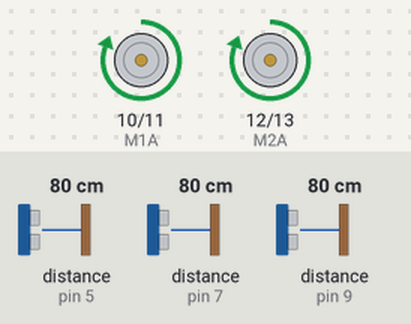
Bench run of a program on a simulated Arduino Uno, built with avr-gcc and run on an emulated ATmega328P. Parts: motor-driver pin pairs drawn as motors (green arrow = first pin HIGH = forward, orange = second pin HIGH = backward, longer = more drive). Wiring (inferred from the names in the program): 3 × ultrasonic range finder: trigger pin 4, echo pin 5 / trigger pin 6, echo pin 7 / trigger pin 8, echo pin 9. The test bench sets the inputs (shaded band); at power-on: distance to the obstacle (sensors on pin 9, pin 7, pin 5) 80 cm. The echo pulse lasts 58.3 µs per cm; what the program prints to the serial monitor is not drawn.

Above: at 3.2 s.
3.3 s: distance to the obstacle (sensor on pin 9) set to 2 cm
At 4.57 s:
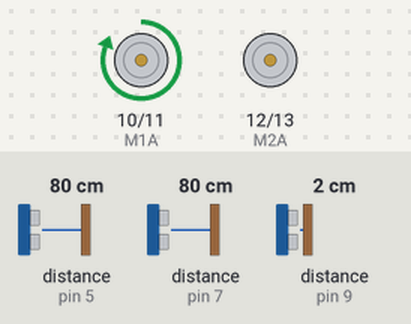
6.3 s: distance to the obstacle (sensor on pin 7) set to 35 cm
At 7.1 s:
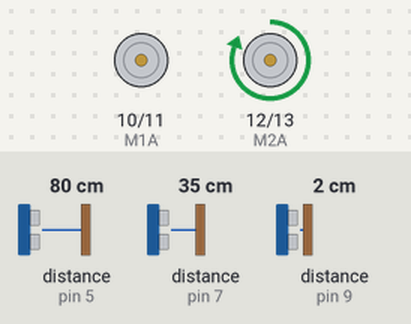
7.9 s: distance to the obstacle (sensor on pin 5) set to 69 cm
At 8.67 s:
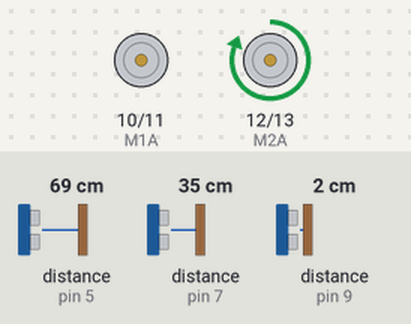
10.9 s: distance to the obstacle (sensor on pin 5) set to 2 cm
13.9 s: distance to the obstacle (sensor on pin 7) set to 18 cm
16.9 s: distance to the obstacle (sensor on pin 7) set to 10 cm
At 18.1 s:
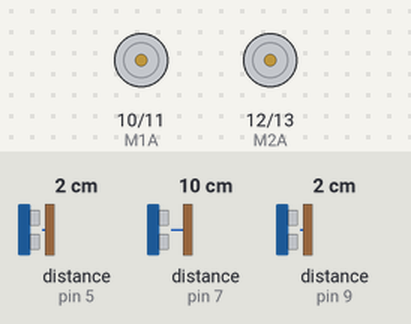
18.4 s: distance to the obstacle (sensor on pin 7) set to 7 cm
At 19.0 s:
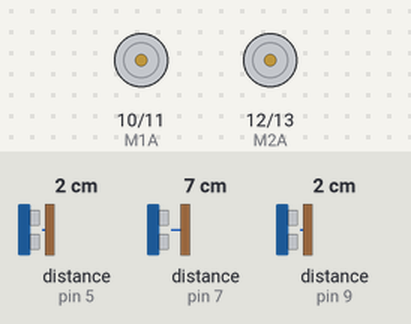
Timing chart, 0 to 20.9 s (numbered marks = the images above; inputs shaded):
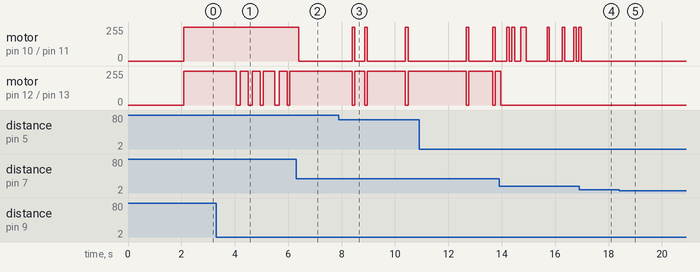

Measured:
- after the input at 3.3 s, motor on pin 12 (M2A) / pin 13 (M2B): forward 255/255 → stopped after 0.76 s, → forward 255/255 0.13 s later, → stopped 0.30 s later, → forward 255/255 0.16 s later, … (10 changes in this stretch)
- after the input at 6.3 s, motor on pin 10 (M1A) / pin 11 (M1B): forward 255/255 → stopped after 0.09 s; motor on pin 12 (M2A) / pin 13 (M2B): stops changing and stays forward 255/255
- after the input at 16.9 s, motor on pin 10 (M1A) / pin 11 (M1B): goes on until 17.0 s, then stays stopped
- after the input at 18.4 s, motor on pin 10 (M1A) / pin 11 (M1B): stays stopped (without the input it goes to forward 255/255 after 1.4 s)

The program:

main.cpp
```cpp
/*#include <Arduino.h>

#include <Arduino.h>


// Definicje pinów
const int TRIG_PIN = 9;
const int ECHO_PIN = 10;

// Zmienne
long duration;
float distance;
const int breaktime=1500;
unsigned long starttime=0;

void setup() {
  // Inicjalizacja portów szeregowych
  Serial.begin(9600);

  // Konfiguracja pinów
  pinMode(TRIG_PIN, OUTPUT);
  pinMode(ECHO_PIN, INPUT);

  Serial.println("Czujnik HC-SR04 - pomiar odległości");
}

void loop() {
  // Czyszczenie pinu TRIG
  digitalWrite(TRIG_PIN, LOW);
  delayMicroseconds(2);

  // Wysłanie impulsu 10µs
  digitalWrite(TRIG_PIN, HIGH);
  delayMicroseconds(10);
  digitalWrite(TRIG_PIN, LOW);

  // Odczyt czasu trwania echa
  duration = pulseIn(ECHO_PIN, HIGH);

  // Obliczenie odległości w cm
  // Prędkość dźwięku = 343 m/s = 0.0343 cm/µs
  // Odległość = (czas * prędkość) / 2
  unsigned long nowTime=millis();
  if(nowTime-starttime>=breaktime){
    distance = (duration * 0.0343) / 2;

  // Wyświetlenie wyniku

  if(distance<4.0 || distance>400.0)
  {
    distance=0;
  }
   Serial.print("Odległość: ");
  Serial.print(distance);
  Serial.println(" cm");
  Serial.println("---------");
  Serial.println(starttime);
  Serial.println(nowTime);
  starttime=nowTime;


  }


}*/

#include <Arduino.h>

// ============================================================================
// DEFINICJE PINÓW - CZUJNIKI ULTRADŹWIĘKOWE
// ============================================================================
const int TRIG_LEWY = 8;
const int ECHO_LEWY = 9;

const int TRIG_SRODEK = 6;
const int ECHO_SRODEK = 7;

const int TRIG_PRAWY = 4;
const int ECHO_PRAWY = 5;

// ============================================================================
// DEFINICJE PINÓW - SILNIKI (bez PWM, tylko HIGH/LOW)
// ============================================================================

const int M1A = 10;   // lewy silnik
const int M1B = 11;
 const int M2A = 12;   // prawy silnik
const int M2B = 13;

// ============================================================================
// STAŁE SYSTEMU
// ============================================================================
const int POMIAR_INTERVAL = 100;  // Pomiar co 100ms
const int WYSWIETL_INTERVAL = 500;
unsigned long lastMeasurement = 0;
unsigned long lastDisplay = 0;

const float MAX_DISTANCE = 400.0; // Maksymalna odległość czujnika (cm)

// ============================================================================
// ZMIENNE GLOBALNE - ODLEGŁOŚCI
// ============================================================================
float odleglosc_lewy = 0;
float odleglosc_srodek = 0;
float odleglosc_prawy = 0;

// ============================================================================
// FUNKCJE POMOCNICZE - POMIAR ODLEGŁOŚCI
// ============================================================================

float zmierzOdleglosc(int trigPin, int echoPin) {
  // Wyślij impuls
  digitalWrite(trigPin, LOW);
  delayMicroseconds(2);
  digitalWrite(trigPin, HIGH);
  delayMicroseconds(10);
  digitalWrite(trigPin, LOW);

  // Odczytaj czas echa (timeout 30ms = ~500cm)
  long duration = pulseIn(echoPin, HIGH, 30000);

  if (duration == 0) {
    return MAX_DISTANCE; // Brak sygnału = daleko
  }

  // Oblicz odległość w cm
  float distance = (duration * 0.0343) / 2.0;

  // Filtruj błędne odczyty
  if (distance < 2.0 || distance > MAX_DISTANCE) {
    return MAX_DISTANCE;
  }

  return distance;
}

// ============================================================================
// LOGIKA ROZMYTA TSK - FUNKCJE PRZYNALEŻNOŚCI
// ============================================================================

float przynaleznoscTrapez(float wartosc, float a, float b, float c, float d) {
  /*
   * Funkcja trapezoidalna [a, b, c, d]
   * a, b: wzrost od 0 do 1
   * c, d: spadek od 1 do 0
   */
  if (wartosc <= a) return 0.0;
  if (wartosc <= b) return (wartosc - a) / (b - a);
  if (wartosc <= c) return 1.0;
  if (wartosc <= d) return (d - wartosc) / (d - c);
  return 0.0;
}

// Zbiory rozmyte dla każdego czujnika
struct ZbioryRozmyte {
  float przeszkoda;  // Przynależność do "przeszkoda"
  float wolne;       // Przynależność do "wolne"
};


ZbioryRozmyte obliczPrzynaleznosci(float odleglosc) {
  ZbioryRozmyte z;

  // PRZESZKODA: od 0 do 40cm
  z.przeszkoda = przynaleznoscTrapez(odleglosc, -5, 0, 30, 40);

  // WOLNE: od 30cm do MAX_DISTANCE (400cm)
  z.wolne = przynaleznoscTrapez(odleglosc, 30, 40, 400, 450);

  return z;
}

// ============================================================================
// LOGIKA ROZMYTA TSK - FUNKCJE WYJŚCIOWE
// ============================================================================

float kierunek_stop(float lewy, float srodek, float prawy) {
  return -2.0;
}

float kierunek_lewo(float lewy, float srodek, float prawy) {
  return -1.0;
}

float kierunek_prosto(float lewy, float srodek, float prawy) {
  return 0.0;
}

float kierunek_prawo(float lewy, float srodek, float prawy) {
  return 1.0;
}

// ============================================================================
// LOGIKA ROZMYTA TSK - WNIOSKOWANIE
// ============================================================================

float wnioskowanieTSK(float lewy, float srodek, float prawy) {
  // Oblicz przynależności
  ZbioryRozmyte z_lewy = obliczPrzynaleznosci(lewy);
  ZbioryRozmyte z_srodek = obliczPrzynaleznosci(srodek);
  ZbioryRozmyte z_prawy = obliczPrzynaleznosci(prawy);

  // ========================================================================
  // MOCE ODPALENIA REGUŁ (wi = min)
  // ========================================================================

  // R1: wolne × wolne × wolne → PROSTO
  float w1 = min(min(z_lewy.wolne, z_srodek.wolne), z_prawy.wolne);

  // R2: przeszkoda × wolne × wolne → PRAWO
  float w2 = min(min(z_lewy.przeszkoda, z_srodek.wolne), z_prawy.wolne);

  // R3: wolne × wolne × przeszkoda → LEWO
  float w3 = min(min(z_lewy.wolne, z_srodek.wolne), z_prawy.przeszkoda);

  // R4: przeszkoda × wolne × przeszkoda → PROSTO
  float w4 = min(min(z_lewy.przeszkoda, z_srodek.wolne), z_prawy.przeszkoda);

  // R5: wolne × przeszkoda × wolne → STOP
  float w5 = min(min(z_lewy.wolne, z_srodek.przeszkoda), z_prawy.wolne);

  // R6: przeszkoda × przeszkoda × wolne → PRAWO
  float w6 = min(min(z_lewy.przeszkoda, z_srodek.przeszkoda), z_prawy.wolne);

  // R7: wolne × przeszkoda × przeszkoda → LEWO
  float w7 = min(min(z_lewy.wolne, z_srodek.przeszkoda), z_prawy.przeszkoda);

  // R8: przeszkoda × przeszkoda × przeszkoda → STOP
  float w8 = min(min(z_lewy.przeszkoda, z_srodek.przeszkoda), z_prawy.przeszkoda);

  // ========================================================================
  // WYJŚCIA FUNKCJI (zi)
  // ========================================================================

  float z1 = kierunek_prosto(lewy, srodek, prawy);
  float z2 = kierunek_prawo(lewy, srodek, prawy);
  float z3 = kierunek_lewo(lewy, srodek, prawy);
  float z4 = kierunek_prosto(lewy, srodek, prawy);
  float z5 = kierunek_stop(lewy, srodek, prawy);
  float z6 = kierunek_prawo(lewy, srodek, prawy);
  float z7 = kierunek_lewo(lewy, srodek, prawy);
  float z8 = kierunek_stop(lewy, srodek, prawy);

  // ========================================================================
  // ŚREDNIA WAŻONA (wzór TSK)
  // ========================================================================

  float licznik = w1*z1 + w2*z2 + w3*z3 + w4*z4 + w5*z5 + w6*z6 + w7*z7 + w8*z8;
  float mianownik = w1 + w2 + w3 + w4 + w5 + w6 + w7 + w8;

  if (mianownik > 0.0001) {
    return licznik / mianownik;
  } else {
    return 0.0; // Domyślnie PROSTO gdy żadna reguła się nie odpaliła
  }
}

// ============================================================================
// STEROWANIE SILNIKAMI (PROSTE: HIGH/LOW)
// ============================================================================

void sterujSilnikami(float kierunek) {
  /*
   * kierunek:
   *   -2.0 = STOP        → Lewy: LOW,  Prawy: LOW
   *   -1.0 = LEWO        → Lewy: HIGH, Prawy: LOW
   *    0.0 = PROSTO      → Lewy: HIGH, Prawy: HIGH
   *   +1.0 = PRAWO       → Lewy: LOW,  Prawy: HIGH
   */

  if (kierunek < -1.5) {
    // ========== STOP ==========
    Serial.println("🛑 ");
    digitalWrite(M1A, LOW);
    digitalWrite(M1B, LOW);
    digitalWrite(M2A, LOW);
    digitalWrite(M2B,LOW);

    /*wersja z */


  } else if (kierunek < -0.5) {
    // ========== LEWO ==========
    Serial.println("⬅️ ");
    digitalWrite(M1A, LOW);
    digitalWrite(M1B, LOW);
    digitalWrite(M2A, HIGH);
    digitalWrite(M2B, LOW);


  } else if (kierunek < 0.5) {
    // ========== PROSTO ==========
    Serial.println("⬆️ ");
    digitalWrite(M1A, HIGH);
    digitalWrite(M1B, LOW);
    digitalWrite(M2A, HIGH);
    digitalWrite(M2B, LOW);


  } else {
    // ========== PRAWO ==========
    Serial.println("➡️ ");
    digitalWrite(M1A, HIGH);
    digitalWrite(M1B, LOW);
    digitalWrite(M2A, LOW);
    digitalWrite(M2B, LOW);

  }
}

// ============================================================================
// WYŚWIETLANIE SZCZEGÓŁOWYCH OBLICZEŃ (OPCJONALNE)
// ============================================================================

void wyswietlSzczegoly(float lewy, float srodek, float prawy, float kierunek) {
  Serial.println("\n========================================");
  Serial.println("SZCZEGÓŁY OBLICZEŃ TSK");
  Serial.println("========================================");

  // Przynależności
  ZbioryRozmyte z_lewy = obliczPrzynaleznosci(lewy);
  ZbioryRozmyte z_srodek = obliczPrzynaleznosci(srodek);
  ZbioryRozmyte z_prawy = obliczPrzynaleznosci(prawy);

  Serial.print("Lewy (");
  Serial.print(lewy, 1);
  Serial.print(" cm): przeszkoda=");
  Serial.print(z_lewy.przeszkoda, 2);
  Serial.print(", wolne=");
  Serial.println(z_lewy.wolne, 2);

  Serial.print("Środek (");
  Serial.print(srodek, 1);
  Serial.print(" cm): przeszkoda=");
  Serial.print(z_srodek.przeszkoda, 2);
  Serial.print(", wolne=");
  Serial.println(z_srodek.wolne, 2);

  Serial.print("Prawy (");
  Serial.print(prawy, 1);
  Serial.print(" cm): przeszkoda=");
  Serial.print(z_prawy.przeszkoda, 2);
  Serial.print(", wolne=");
  Serial.println(z_prawy.wolne, 2);

  Serial.print("\nKierunek TSK: ");
  Serial.println(kierunek, 2);

  Serial.println("========================================");
}

// ============================================================================
// SETUP
// ============================================================================

void setup() {
  Serial.begin(9600);

  // Konfiguracja czujników ultradźwiękowych
  pinMode(TRIG_LEWY, OUTPUT);
  pinMode(ECHO_LEWY, INPUT);
  pinMode(TRIG_SRODEK, OUTPUT);
  pinMode(ECHO_SRODEK, INPUT);
  pinMode(TRIG_PRAWY, OUTPUT);
  pinMode(ECHO_PRAWY, INPUT);

  // Konfiguracja silników
  pinMode(M1A, OUTPUT);
  pinMode(M1B, OUTPUT);
  pinMode(M2A, OUTPUT);
  pinMode(M2B, OUTPUT);

  // Zatrzymaj silniki na starcie
  digitalWrite(M1A, LOW);
  digitalWrite(M1B, LOW);
   digitalWrite(M2A, LOW);
  digitalWrite(M2B, LOW);

  Serial.println("========================================");
  Serial.println("  ROBOT Z LOGIKĄ ROZMYTĄ TSK");
  Serial.println("========================================");
  Serial.println("Uruchamianie systemu...\n");

  delay(2000); // Pauza przed startem
}

// ============================================================================
// LOOP
// ============================================================================

void loop() {
  unsigned long currentTime = millis();

  // Pomiar co POMIAR_INTERVAL ms
  if (currentTime - lastMeasurement >= POMIAR_INTERVAL) {
    lastMeasurement = currentTime;

    // ========================================================================
    // KROK 1: POMIAR ODLEGŁOŚCI
    // ========================================================================

    odleglosc_lewy = zmierzOdleglosc(TRIG_LEWY, ECHO_LEWY);
    odleglosc_srodek = zmierzOdleglosc(TRIG_SRODEK, ECHO_SRODEK);
    odleglosc_prawy = zmierzOdleglosc(TRIG_PRAWY, ECHO_PRAWY);

    // ========================================================================
    // KROK 2: WNIOSKOWANIE TSK
    // ========================================================================

    float kierunek = wnioskowanieTSK(odleglosc_lewy, odleglosc_srodek, odleglosc_prawy);


    // ========================================================================
    // KROK 3: WYŚWIETL DANE (UPROSZCZONE)
    // ========================================================================


    // Opcjonalnie: wyświetl szczegóły (odkomentuj jeśli chcesz)
    // wyswietlSzczegoly(odleglosc_lewy, odleglosc_srodek, odleglosc_prawy, kierunek);

    // ========================================================================
    // KROK 4: STEROWANIE SILNIKAMI
    // ========================================================================

    sterujSilnikami(kierunek);

    Serial.println("========================================");
  }


  // WYŚWIETLANIE (co 500ms - niezależnie)
  if (currentTime - lastDisplay >= WYSWIETL_INTERVAL) {
    lastDisplay = currentTime;

    Serial.println("\n========================================");
    Serial.print("L: ");
    Serial.print(odleglosc_lewy, 1);
    Serial.print(" cm | S: ");
    Serial.print(odleglosc_srodek, 1);
    Serial.print(" cm | P: ");
    Serial.print(odleglosc_prawy, 1);

    // Oblicz kierunek tylko do wyświetlenia
    float kierunek_display = wnioskowanieTSK(odleglosc_lewy, odleglosc_srodek, odleglosc_prawy);
    Serial.print(" cm | K: ");
    Serial.println(kierunek_display, 2);
    Serial.println("========================================");
  }
}
```
